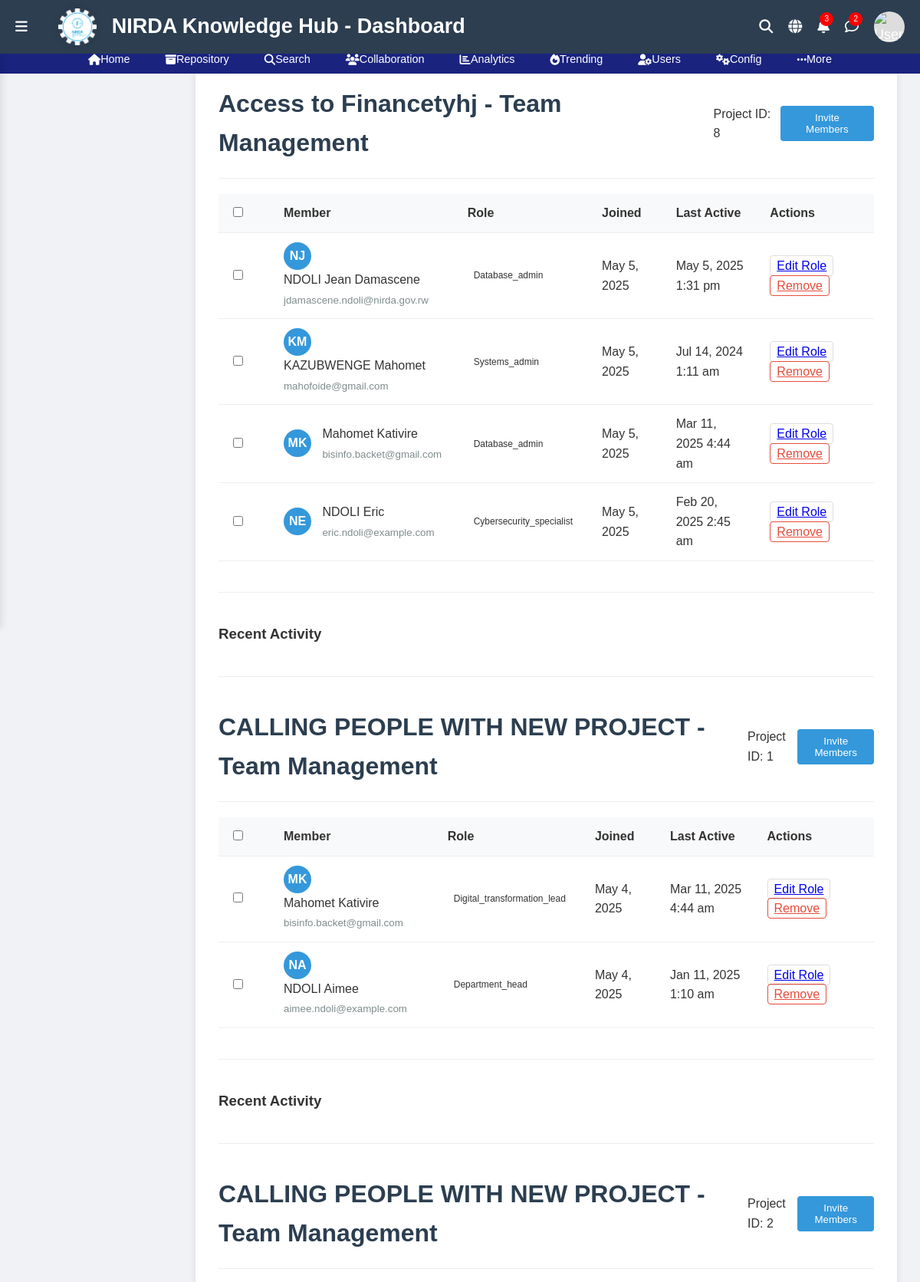
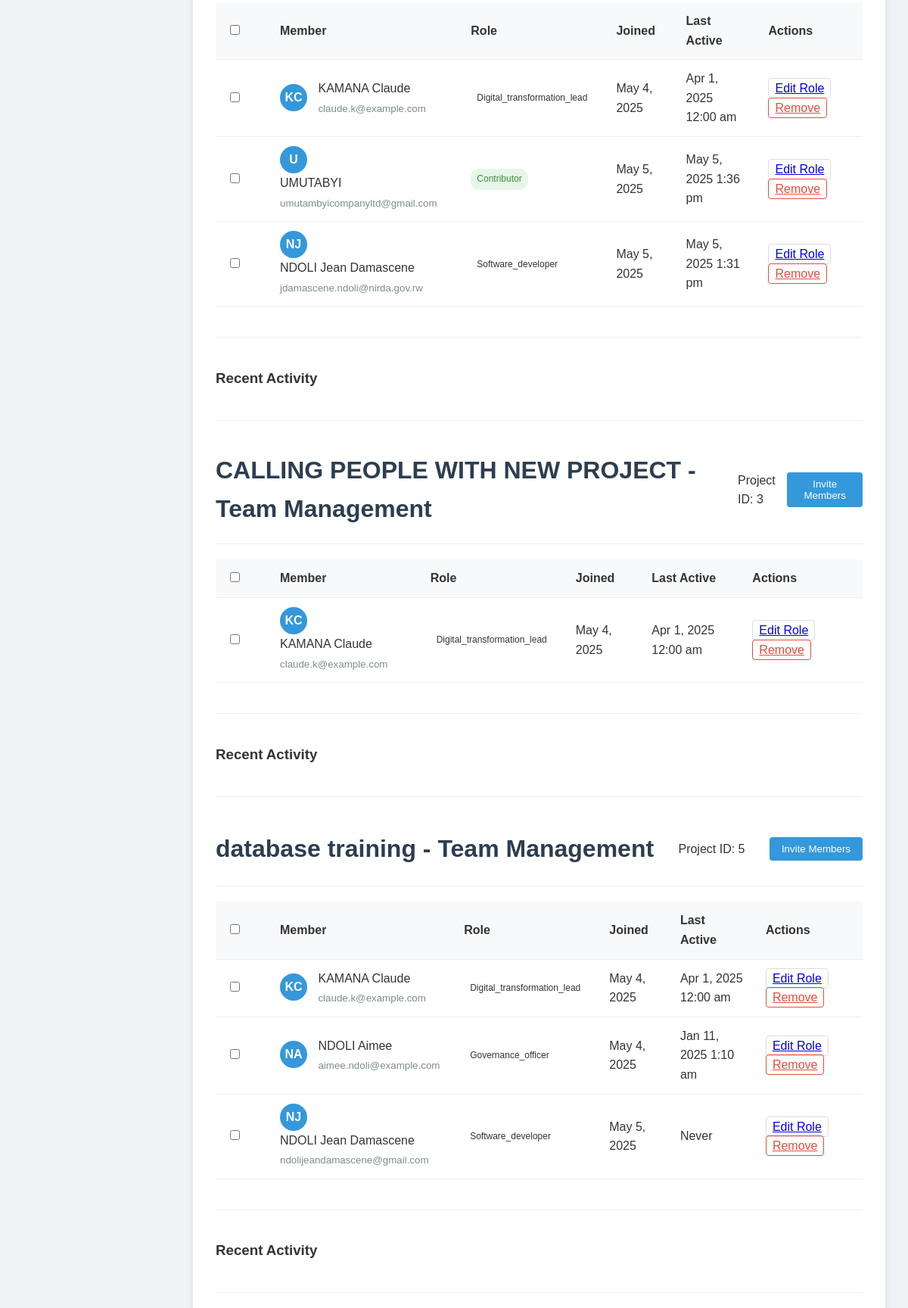
The app's page /CollaborativeProjects/project_members.php (upper part) with its own data (2 pictures, top to bottom).
### tables this page shows
CREATE TABLE `projects` (
  `project_id` int(11) NOT NULL,
  `project_name` varchar(100) NOT NULL,
  `description` text DEFAULT NULL,
  `project_template` varchar(100) DEFAULT NULL,
  `start_date` date DEFAULT NULL,
  `end_date` date DEFAULT NULL,
  `goal_title` varchar(255) DEFAULT NULL,
  `goal_description` text DEFAULT NULL,
  `created_by` int(11) DEFAULT NULL,
  `created_at` timestamp NOT NULL DEFAULT current_timestamp()
);

CREATE TABLE `project_members` (
  `member_id` int(12) NOT NULL,
  `project_id` int(11) NOT NULL,
  `user_id` int(11) NOT NULL,
  `role` varchar(50) DEFAULT NULL,
  `joined_at` timestamp NOT NULL DEFAULT current_timestamp()
);

CREATE TABLE `users` (
  `user_id` int(11) NOT NULL,
  `username` varchar(50) NOT NULL,
  `email` varchar(100) NOT NULL,
  `password` varchar(255) NOT NULL,
  `full_name` varchar(100) NOT NULL,
  `role_id` int(11) NOT NULL,
  `department` varchar(100) DEFAULT NULL,
  `division` varchar(100) DEFAULT NULL,
  `unit` varchar(100) DEFAULT NULL,
  `phone_number` varchar(20) DEFAULT NULL,
  `language_preference` enum('English','French','Kinyarwanda') DEFAULT 'English',
  `is_active` tinyint(1) DEFAULT 1,
  `created_at` timestamp NOT NULL DEFAULT current_timestamp(),
  `last_login` timestamp NULL DEFAULT NULL
);

### CollaborativeProjects/project_members.php (the view, shortened to what this page needs)
<?php
include('../SchedureEvent/connect.php');
function getAllProjects($connection) {
    $projects = [];
    $query = "SELECT project_id, project_name FROM projects ORDER BY project_name";
    $result = mysqli_query($connection, $query);
    while ($row = mysqli_fetch_assoc($result)) {
        $projects[] = $row;
    }
    return $projects;
}
function getProjectMembers($connection, $project_id = null) {
    $members = [];
    $query = "SELECT
                pm.project_id,
                u.user_id,
                u.full_name,
                u.email,
                u.last_login,
                pm.role,
                pm.joined_at
              FROM project_members pm
              JOIN users u ON pm.user_id = u.user_id";
    if ($project_id !== null) {
        $query .= " WHERE pm.project_id = ?";
        $stmt = $connection->prepare($query);
        $stmt->bind_param("i", $project_id);
        $stmt->execute();
        $result = $stmt->get_result();
    } else {
        $result = mysqli_query($connection, $query);
    }
    while ($row = ($project_id !== null ? $result->fetch_assoc() : mysqli_fetch_assoc($result))) {
        $members[] = $row;
    }
    return $members;
}
$projects = getAllProjects($connection);
$all_members = getProjectMembers($connection);
function getInitials($full_name) {
    $initials = '';
    $parts = explode(' ', $full_name);
    foreach ($parts as $part) {
        $initials .= strtoupper(substr($part, 0, 1));
    }
    return substr($initials, 0, 2);
}
function formatDate($dateString) {
    return date('M j, Y', strtotime($dateString));
}
function formatDateTime($dateTimeString) {
    return date('M j, Y g:i a', strtotime($dateTimeString));
}
?>
<!DOCTYPE html>
<html lang="en">
<head>
</head>
<body>
<?php include("../Internees_task/header.php"); ?>
    <div class="container">
    <?php foreach ($projects as $project): ?>
        <?php
        $project_members = array_filter($all_members, function($m) use ($project) {
            return $m['project_id'] == $project['project_id'];
        });
        ?>
        <div class="header">
            <h1 class="project-title"><?= htmlspecialchars($project['project_name']) ?> - Team Management</h1>
            <p>Project ID: <?= $project['project_id'] ?></p>
            <button class="btn btn-primary"><a href="../CollaborativeProjects/invitemember.php" style="text-decoration: none; color: white;">Invite Members</a></button>
        </div>
        <table class="members-table">
            <thead>
                <tr>
                    <th width="40"><input type="checkbox" id="toggleBulk" onchange="toggleBulkActions()"></th>
                    <th>Member</th>
                    <th>Role</th>
                    <th>Joined</th>
                    <th>Last Active</th>
                    <th>Actions</th>
                </tr>
            </thead>
            <tbody id="membersList">
                <?php foreach ($project_members as $member): ?>
                <tr data-id="<?= $member['user_id'] ?>">
                    <td><input type="checkbox" class="member-checkbox" onchange="updateSelectedCount()"></td>
                    <td>
                        <div class="member-avatar"><?= getInitials($member['full_name']) ?></div>
                        <div class="member-name">
                            <div><?= htmlspecialchars($member['full_name']) ?></div>
                            <small style="color: #7f8c8d;"><?= htmlspecialchars($member['email']) ?></small>
                        </div>
                    </td>
                    <td>
                        <span class="role-badge role-<?= $member['role'] ?>">
                            <?= ucfirst($member['role']) ?>
                        </span>
                    </td>
                    <td><?= formatDate($member['joined_at']) ?></td>
                    <td><?= $member['last_login'] ? formatDateTime($member['last_login']) : 'Never' ?></td>
                    <td>
    <?php if (isset($_GET['edit_role']) && $_GET['edit_role'] == $member['user_id']): ?>
        <form method="post" style="display: inline;">
            <input type="hidden" name="member_id" value="<?= $member['user_id'] ?>">
            <select name="new_role" class="role-dropdown">
                <option value="executive_director" <?= $member['role'] == 'executive_director' ? 'selected' : '' ?>>Executive Director</option>
                <option value="deputy_director" <?= $member['role'] == 'deputy_director' ? 'selected' : '' ?>>Deputy Director</option>
                <option value="department_head" <?= $member['role'] == 'department_head' ? 'selected' : '' ?>>Department Head</option>
                <option value="division_chief" <?= $member['role'] == 'division_chief' ? 'selected' : '' ?>>Division Chief</option>
                <option value="program_manager" <?= $member['role'] == 'program_manager' ? 'selected' : '' ?>>Program Manager</option>
                <option value="project_manager" <?= $member['role'] == 'project_manager' ? 'selected' : '' ?>>Project Manager</option>
                <option value="team_lead" <?= $member['role'] == 'team_lead' ? 'selected' : '' ?>>Team Lead</option>
                <option value="unit_supervisor" <?= $member['role'] == 'unit_supervisor' ? 'selected' : '' ?>>Unit Supervisor</option>
                <option value="regional_coordinator" <?= $member['role'] == 'regional_coordinator' ? 'selected' : '' ?>>Regional Coordinator</option>
                <option value="strategic_advisor" <?= $member['role'] == 'strategic_advisor' ? 'selected' : '' ?>>Strategic Advisor</option>
                <option value="governance_officer" <?= $member['role'] == 'governance_officer' ? 'selected' : '' ?>>Governance Officer</option>
                <option value="operations_manager" <?= $member['role'] == 'operations_manager' ? 'selected' : '' ?>>Operations Manager</option>
                <option value="chief_scientist" <?= $member['role'] == 'chief_scientist' ? 'selected' : '' ?>>Chief Scientist</option>
                <option value="senior_researcher" <?= $member['role'] == 'senior_researcher' ? 'selected' : '' ?>>Senior Researcher</option>
                <option value="research_fellow" <?= $member['role'] == 'research_fellow' ? 'selected' : '' ?>>Research Fellow</option>
                <option value="data_scientist" <?= $member['role'] == 'data_scientist' ? 'selected' : '' ?>>Data Scientist</option>
                <option value="statistician" <?= $member['role'] == 'statistician' ? 'selected' : '' ?>>Statistician</option>
                <option value="technical_advisor" <?= $member['role'] == 'technical_advisor' ? 'selected' : '' ?>>Technical Advisor</option>
                <option value="innovation_specialist" <?= $member['role'] == 'innovation_specialist' ? 'selected' : '' ?>>Innovation Specialist</option>
                <option value="lab_manager" <?= $member['role'] == 'lab_manager' ? 'selected' : '' ?>>Lab Manager</option>
                <option value="field_researcher" <?= $member['role'] == 'field_researcher' ? 'selected' : '' ?>>Field Researcher</option>
                <option value="evaluation_specialist" <?= $member['role'] == 'evaluation_specialist' ? 'selected' : '' ?>>Evaluation Specialist</option>
                <option value="technology_architect" <?= $member['role'] == 'technology_architect' ? 'selected' : '' ?>>Technology Architect</option>
                <option value="systems_analyst" <?= $member['role'] == 'systems_analyst' ? 'selected' : '' ?>>Systems Analyst</option>
                <option value="ai_specialist" <?= $member['role'] == 'ai_specialist' ? 'selected' : '' ?>>AI Specialist</option>
                <option value="gis_specialist" <?= $member['role'] == 'gis_specialist' ? 'selected' : '' ?>>GIS Specialist</option>
                <option value="technical_writer" <?= $member['role'] == 'technical_writer' ? 'selected' : '' ?>>Technical Writer</option>
                <option value="admin_officer" <?= $member['role'] == 'admin_officer' ? 'selected' : '' ?>>Admin Officer</option>
                <option value="hr_manager" <?= $member['role'] == 'hr_manager' ? 'selected' : '' ?>>HR Manager</option>
                <option value="finance_officer" <?= $member['role'] == 'finance_officer' ? 'selected' : '' ?>>Finance Officer</option>
                <option value="procurement_specialist" <?= $member['role'] == 'procurement_specialist' ? 'selected' : '' ?>>Procurement Specialist</option>
                <option value="logistics_coordinator" <?= $member['role'] == 'logistics_coordinator' ? 'selected' : '' ?>>Logistics Coordinator</option>
                <option value="facilities_manager" <?= $member['role'] == 'facilities_manager' ? 'selected' : '' ?>>Facilities Manager</option>
                <option value="executive_assistant" <?= $member['role'] == 'executive_assistant' ? 'selected' : '' ?>>Executive Assistant</option>
                <option value="records_manager" <?= $member['role'] == 'records_manager' ? 'selected' : '' ?>>Records Manager</option>
                <option value="legal_advisor" <?= $member['role'] == 'legal_advisor' ? 'selected' : '' ?>>Legal Advisor</option>
                <option value="compliance_officer" <?= $member['role'] == 'compliance_officer' ? 'selected' : '' ?>>Compliance Officer</option>
                <option value="internal_auditor" <?= $member['role'] == 'internal_auditor' ? 'selected' : '' ?>>Internal Auditor</option>
                <option value="security_officer" <?= $member['role'] == 'security_officer' ? 'selected' : '' ?>>Security Officer</option>
                <option value="km_strategist" <?= $member['role'] == 'km_strategist' ? 'selected' : '' ?>>KM Strategist</option>
                <option value="knowledge_curator" <?= $member['role'] == 'knowledge_curator' ? 'selected' : '' ?>>Knowledge Curator</option>
                <option value="information_specialist" <?= $member['role'] == 'information_specialist' ? 'selected' : '' ?>>Information Specialist</option>
                <option value="content_manager" <?= $member['role'] == 'content_manager' ? 'selected' : '' ?>>Content Manager</option>
                <option value="documentation_specialist" <?= $member['role'] == 'documentation_specialist' ? 'selected' : '' ?>>Documentation Specialist</option>
                <option value="taxonomy_expert" <?= $member['role'] == 'taxonomy_expert' ? 'selected' : '' ?>>Taxonomy Expert</option>
                <option value="metadata_specialist" <?= $member['role'] == 'metadata_specialist' ? 'selected' : '' ?>>Metadata Specialist</option>
                <option value="community_manager" <?= $member['role'] == 'community_manager' ? 'selected' : '' ?>>Community Manager</option>
                <option value="learning_developer" <?= $member['role'] == 'learning_developer' ? 'selected' : '' ?>>Learning Developer</option>
                <option value="knowledge_analyst" <?= $member['role'] == 'knowledge_analyst' ? 'selected' : '' ?>>Knowledge Analyst</option>
                <option value="cio" <?= $member['role'] == 'cio' ? 'selected' : '' ?>>Chief Information Officer</option>
                <option value="systems_admin" <?= $member['role'] == 'systems_admin' ? 'selected' : '' ?>>Systems Administrator</option>
                <option value="database_admin" <?= $member['role'] == 'database_admin' ? 'selected' : '' ?>>Database Administrator</option>
                <option value="network_engineer" <?= $member['role'] == 'network_engineer' ? 'selected' : '' ?>>Network Engineer</option>
                <option value="software_developer" <?= $member['role'] == 'software_developer' ? 'selected' : '' ?>>Software Developer</option>
                <option value="webmaster" <?= $member['role'] == 'webmaster' ? 'selected' : '' ?>>Webmaster</option>
                <option value="cybersecurity_specialist" <?= $member['role'] == 'cybersecurity_specialist' ? 'selected' : '' ?>>Cybersecurity Specialist</option>
                <option value="digital_transformation_lead" <?= $member['role'] == 'digital_transformation_lead' ? 'selected' : '' ?>>Digital Transformation Lead</option>
                <option value="communications_director" <?= $member['role'] == 'communications_director' ? 'selected' : '' ?>>Communications Director</option>
                <option value="public_relations_officer" <?= $member['role'] == 'public_relations_officer' ? 'selected' : '' ?>>Public Relations Officer</option>
                <option value="media_specialist" <?= $member['role'] == 'media_specialist' ? 'selected' : '' ?>>Media Specialist</option>
                <option value="graphic_designer" <?= $member['role'] == 'graphic_designer' ? 'selected' : '' ?>>Graphic Designer</option>
                <option value="multimedia_producer" <?= $member['role'] == 'multimedia_producer' ? 'selected' : '' ?>>Multimedia Producer</option>
            </select>
            <button type="submit" name="update_role" class="action-btn">Save</button>
            <a href="?cancel=1" class="action-btn">Cancel</a>
        </form>
    <?php else: ?>
        <a href="?edit_role=<?= $member['user_id'] ?>" class="action-btn">Edit Role</a>
        <?php if ($member['role'] !== 'manager'): ?>
            <?php if (isset($_GET['confirm_remove']) && $_GET['confirm_remove'] == $member['user_id']): ?>
                <form method="post" style="display: inline;">
                    <input type="hidden" name="member_id" value="<?= $member['user_id'] ?>">
                    <span>Confirm?</span>
                    <button type="submit" name="remove_member" class="action-btn delete">Yes</button>
                    <a href="?cancel=1" class="action-btn">No</a>
                </form>
            <?php else: ?>
                <a href="?confirm_remove=<?= $member['user_id'] ?>" class="action-btn delete">Remove</a>
            <?php endif; ?>
        <?php endif; ?>
    <?php endif; ?>
</td>
                </tr>
                <?php endforeach; ?>
            </tbody>
        </table>
<div class="activity-log">
    <h3>Recent Activity</h3>
</div>
        <hr style="margin: 40px 0; border: 0; border-top: 1px solid #eee;">
    <?php endforeach; ?>
    </div>
</body>
</html>

### records on screen
projects: project_name "Access to Financetyhj", project_id "8"
project_members: user.full_name "NJ", user.full_name "NDOLI Jean Damascene", user.email "jdamascene.ndoli@nirda.gov.rw", role "Database_admin", joined_at "May 5, 2025", user.last_login "May 5, 2025 1:31 pm"
project_members: user.full_name "KM", user.full_name "KAZUBWENGE Mahomet", user.email "mahofoide@gmail.com", role "Systems_admin", joined_at "May 5, 2025", user.last_login "Jul 14, 2024 1:11 am"
project_members: user.full_name "MK", user.full_name "Mahomet Kativire", user.email "bisinfo.backet@gmail.com", role "Database_admin", joined_at "May 5, 2025", user.last_login "Mar 11, 2025 4:44 am"
project_members: user.full_name "NE", user.full_name "NDOLI Eric", user.email "eric.ndoli@example.com", role "Cybersecurity_specialist", joined_at "May 5, 2025", user.last_login "Feb 20, 2025 2:45 am"
projects: project_name "CALLING PEOPLE WITH NEW PROJECT", project_id "1"
project_members: user.full_name "MK", user.full_name "Mahomet Kativire", user.email "bisinfo.backet@gmail.com", role "Digital_transformation_lead", joined_at "May 4, 2025", user.last_login "Mar 11, 2025 4:44 am"
project_members: user.full_name "NA", user.full_name "NDOLI Aimee", user.email "aimee.ndoli@example.com", role "Department_head", joined_at "May 4, 2025", user.last_login "Jan 11, 2025 1:10 am"
projects: project_name "CALLING PEOPLE WITH NEW PROJECT", project_id "2"
project_members: user.full_name "KC", user.full_name "KAMANA Claude", user.email "claude.k@example.com", role "Digital_transformation_lead", joined_at "May 4, 2025", user.last_login "Apr 1, 2025 12:00 am"
project_members: user.full_name "U", user.full_name "UMUTABYI", user.email "umutambyicompanyltd@gmail.com", role "Contributor", joined_at "May 5, 2025", user.last_login "May 5, 2025 1:36 pm"
project_members: user.full_name "NJ", user.full_name "NDOLI Jean Damascene", user.email "jdamascene.ndoli@nirda.gov.rw", role "Software_developer", joined_at "May 5, 2025", user.last_login "May 5, 2025 1:31 pm"
projects: project_name "CALLING PEOPLE WITH NEW PROJECT", project_id "3"
project_members: user.full_name "KC", user.full_name "KAMANA Claude", user.email "claude.k@example.com", role "Digital_transformation_lead", joined_at "May 4, 2025", user.last_login "Apr 1, 2025 12:00 am"
projects: project_name "database training", project_id "5"
project_members: user.full_name "KC", user.full_name "KAMANA Claude", user.email "claude.k@example.com", role "Digital_transformation_lead", joined_at "May 4, 2025", user.last_login "Apr 1, 2025 12:00 am"
project_members: user.full_name "NA", user.full_name "NDOLI Aimee", user.email "aimee.ndoli@example.com", role "Governance_officer", joined_at "May 4, 2025", user.last_login "Jan 11, 2025 1:10 am"
project_members: user.full_name "NJ", user.full_name "NDOLI Jean Damascene", user.email "ndolijeandamascene@gmail.com", role "Software_developer", joined_at "May 5, 2025", shows "Never"
